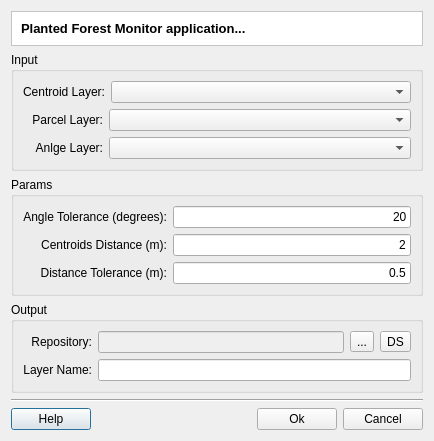
<?xml version="1.0" encoding="UTF-8"?>
<ui version="4.0">
 <class>ForestMonitorDialogForm</class>
 <widget class="QDialog" name="ForestMonitorDialogForm">
  <property name="geometry">
   <rect>
    <x>0</x>
    <y>0</y>
    <width>485</width>
    <height>421</height>
   </rect>
  </property>
  <property name="windowTitle">
   <string>Forest Monitor</string>
  </property>
  <layout class="QGridLayout" name="gridLayout_15">
   <property name="sizeConstraint">
    <enum>QLayout::SetFixedSize</enum>
   </property>
   <item row="0" column="0">
    <layout class="QGridLayout" name="gridLayout_14">
     <item row="0" column="0">
      <widget class="QFrame" name="frame">
       <property name="styleSheet">
        <string notr="true">QWidget { background: white }</string>
       </property>
       <property name="frameShape">
        <enum>QFrame::StyledPanel</enum>
       </property>
       <property name="frameShadow">
        <enum>QFrame::Sunken</enum>
       </property>
       <layout class="QGridLayout" name="gridLayout_6">
        <item row="0" column="0">
         <widget class="QLabel" name="m_titleLabel">
          <property name="font">
           <font>
            <pointsize>10</pointsize>
            <weight>75</weight>
            <bold>true</bold>
           </font>
          </property>
          <property name="text">
           <string>Planted Forest Monitor application...</string>
          </property>
         </widget>
        </item>
       </layout>
      </widget>
     </item>
     <item row="1" column="0">
      <widget class="QGroupBox" name="groupBox">
       <property name="title">
        <string>Input</string>
       </property>
       <property name="flat">
        <bool>true</bool>
       </property>
       <layout class="QGridLayout" name="gridLayout_2">
        <item row="0" column="0">
         <layout class="QGridLayout" name="gridLayout">
          <item row="0" column="0">
           <layout class="QGridLayout" name="gridLayout_3">
            <item row="0" column="0">
             <widget class="QLabel" name="label">
              <property name="minimumSize">
               <size>
                <width>80</width>
                <height>0</height>
               </size>
              </property>
              <property name="text">
               <string>Centroid Layer:</string>
              </property>
              <property name="alignment">
               <set>Qt::AlignRight|Qt::AlignTrailing|Qt::AlignVCenter</set>
              </property>
             </widget>
            </item>
            <item row="0" column="1">
             <widget class="QComboBox" name="m_centroidLayerComboBox">
              <property name="sizePolicy">
               <sizepolicy hsizetype="MinimumExpanding" vsizetype="Fixed">
                <horstretch>0</horstretch>
                <verstretch>0</verstretch>
               </sizepolicy>
              </property>
              <property name="minimumSize">
               <size>
                <width>300</width>
                <height>0</height>
               </size>
              </property>
             </widget>
            </item>
           </layout>
          </item>
          <item row="1" column="0">
           <layout class="QGridLayout" name="gridLayout_4">
            <item row="0" column="0">
             <widget class="QLabel" name="label_2">
              <property name="minimumSize">
               <size>
                <width>80</width>
                <height>0</height>
               </size>
              </property>
              <property name="text">
               <string>Parcel Layer:</string>
              </property>
              <property name="alignment">
               <set>Qt::AlignRight|Qt::AlignTrailing|Qt::AlignVCenter</set>
              </property>
             </widget>
            </item>
            <item row="0" column="1">
             <widget class="QComboBox" name="m_parceLayerComboBox">
              <property name="sizePolicy">
               <sizepolicy hsizetype="MinimumExpanding" vsizetype="Fixed">
                <horstretch>0</horstretch>
                <verstretch>0</verstretch>
               </sizepolicy>
              </property>
             </widget>
            </item>
           </layout>
          </item>
          <item row="2" column="0">
           <layout class="QGridLayout" name="gridLayout_9">
            <item row="0" column="0">
             <widget class="QLabel" name="label_4">
              <property name="minimumSize">
               <size>
                <width>80</width>
                <height>0</height>
               </size>
              </property>
              <property name="text">
               <string>Anlge Layer:</string>
              </property>
              <property name="alignment">
               <set>Qt::AlignRight|Qt::AlignTrailing|Qt::AlignVCenter</set>
              </property>
             </widget>
            </item>
            <item row="0" column="1">
             <widget class="QComboBox" name="m_angleLayerComboBox">
              <property name="sizePolicy">
               <sizepolicy hsizetype="MinimumExpanding" vsizetype="Fixed">
                <horstretch>0</horstretch>
                <verstretch>0</verstretch>
               </sizepolicy>
              </property>
             </widget>
            </item>
           </layout>
          </item>
         </layout>
        </item>
       </layout>
      </widget>
     </item>
     <item row="2" column="0">
      <widget class="QGroupBox" name="groupBox_3">
       <property name="title">
        <string>Params</string>
       </property>
       <property name="flat">
        <bool>true</bool>
       </property>
       <layout class="QGridLayout" name="gridLayout_13">
        <item row="0" column="0">
         <layout class="QGridLayout" name="gridLayout_12">
          <item row="0" column="0">
           <layout class="QGridLayout" name="gridLayout_11">
            <item row="0" column="0">
             <widget class="QLabel" name="label_5">
              <property name="text">
               <string>Angle Tolerance (degrees):</string>
              </property>
              <property name="alignment">
               <set>Qt::AlignRight|Qt::AlignTrailing|Qt::AlignVCenter</set>
              </property>
             </widget>
            </item>
            <item row="1" column="0">
             <widget class="QLabel" name="label_7">
              <property name="text">
               <string>Centroids Distance (m):</string>
              </property>
              <property name="alignment">
               <set>Qt::AlignRight|Qt::AlignTrailing|Qt::AlignVCenter</set>
              </property>
             </widget>
            </item>
            <item row="2" column="0">
             <widget class="QLabel" name="label_8">
              <property name="text">
               <string>Distance Tolerance (m):</string>
              </property>
              <property name="alignment">
               <set>Qt::AlignRight|Qt::AlignTrailing|Qt::AlignVCenter</set>
              </property>
             </widget>
            </item>
           </layout>
          </item>
          <item row="0" column="1">
           <layout class="QGridLayout" name="gridLayout_10">
            <item row="0" column="0">
             <widget class="QLineEdit" name="m_angleTolLineEdit">
              <property name="text">
               <string>20</string>
              </property>
              <property name="alignment">
               <set>Qt::AlignRight|Qt::AlignTrailing|Qt::AlignVCenter</set>
              </property>
             </widget>
            </item>
            <item row="1" column="0">
             <widget class="QLineEdit" name="m_centroidDistLineEdit">
              <property name="inputMask">
               <string/>
              </property>
              <property name="text">
               <string>2</string>
              </property>
              <property name="alignment">
               <set>Qt::AlignRight|Qt::AlignTrailing|Qt::AlignVCenter</set>
              </property>
             </widget>
            </item>
            <item row="2" column="0">
             <widget class="QLineEdit" name="m_distTolLineEdit">
              <property name="text">
               <string>0.5</string>
              </property>
              <property name="alignment">
               <set>Qt::AlignRight|Qt::AlignTrailing|Qt::AlignVCenter</set>
              </property>
             </widget>
            </item>
           </layout>
          </item>
         </layout>
        </item>
       </layout>
      </widget>
     </item>
     <item row="3" column="0">
      <widget class="QGroupBox" name="groupBox_2">
       <property name="sizePolicy">
        <sizepolicy hsizetype="Preferred" vsizetype="Preferred">
         <horstretch>0</horstretch>
         <verstretch>0</verstretch>
        </sizepolicy>
       </property>
       <property name="title">
        <string>Output</string>
       </property>
       <property name="flat">
        <bool>true</bool>
       </property>
       <layout class="QGridLayout" name="gridLayout_22">
        <item row="0" column="0">
         <layout class="QGridLayout" name="gridLayout_21">
          <item row="0" column="0">
           <layout class="QGridLayout" name="gridLayout_7">
            <item row="0" column="0">
             <widget class="QLabel" name="label_6">
              <property name="text">
               <string>Repository:</string>
              </property>
              <property name="alignment">
               <set>Qt::AlignRight|Qt::AlignTrailing|Qt::AlignVCenter</set>
              </property>
             </widget>
            </item>
            <item row="1" column="0">
             <widget class="QLabel" name="label_3">
              <property name="text">
               <string>Layer Name:</string>
              </property>
              <property name="alignment">
               <set>Qt::AlignRight|Qt::AlignTrailing|Qt::AlignVCenter</set>
              </property>
             </widget>
            </item>
           </layout>
          </item>
          <item row="0" column="1">
           <layout class="QGridLayout" name="gridLayout_20">
            <item row="0" column="0">
             <layout class="QGridLayout" name="gridLayout_8">
              <item row="0" column="0">
               <widget class="QLineEdit" name="m_repositoryLineEdit">
                <property name="enabled">
                 <bool>false</bool>
                </property>
               </widget>
              </item>
              <item row="0" column="1">
               <widget class="QToolButton" name="m_targetFileToolButton">
                <property name="minimumSize">
                 <size>
                  <width>0</width>
                  <height>0</height>
                 </size>
                </property>
                <property name="text">
                 <string>...</string>
                </property>
               </widget>
              </item>
              <item row="0" column="2">
               <widget class="QToolButton" name="m_targetDatasourceToolButton">
                <property name="minimumSize">
                 <size>
                  <width>0</width>
                  <height>0</height>
                 </size>
                </property>
                <property name="text">
                 <string>DS</string>
                </property>
               </widget>
              </item>
             </layout>
            </item>
            <item row="1" column="0">
             <widget class="QLineEdit" name="m_newLayerNameLineEdit">
              <property name="readOnly">
               <bool>false</bool>
              </property>
             </widget>
            </item>
           </layout>
          </item>
         </layout>
        </item>
       </layout>
      </widget>
     </item>
     <item row="4" column="0">
      <layout class="QGridLayout" name="gridLayout_5">
       <item row="0" column="0" colspan="4">
        <widget class="Line" name="line">
         <property name="orientation">
          <enum>Qt::Horizontal</enum>
         </property>
        </widget>
       </item>
       <item row="1" column="0">
        <widget class="QPushButton" name="m_helpPushButton">
         <property name="text">
          <string>Help</string>
         </property>
        </widget>
       </item>
       <item row="1" column="1">
        <spacer name="horizontalSpacer">
         <property name="orientation">
          <enum>Qt::Horizontal</enum>
         </property>
         <property name="sizeHint" stdset="0">
          <size>
           <width>40</width>
           <height>20</height>
          </size>
         </property>
        </spacer>
       </item>
       <item row="1" column="2">
        <widget class="QPushButton" name="m_okPushButton">
         <property name="text">
          <string>Ok</string>
         </property>
        </widget>
       </item>
       <item row="1" column="3">
        <widget class="QPushButton" name="m_cancelPushButton">
         <property name="text">
          <string>Cancel</string>
         </property>
        </widget>
       </item>
      </layout>
     </item>
    </layout>
   </item>
  </layout>
 </widget>
 <resources/>
 <connections>
  <connection>
   <sender>m_cancelPushButton</sender>
   <signal>clicked()</signal>
   <receiver>ForestMonitorDialogForm</receiver>
   <slot>reject()</slot>
   <hints>
    <hint type="sourcelabel">
     <x>434</x>
     <y>373</y>
    </hint>
    <hint type="destinationlabel">
     <x>432</x>
     <y>406</y>
    </hint>
   </hints>
  </connection>
 </connections>
</ui>
